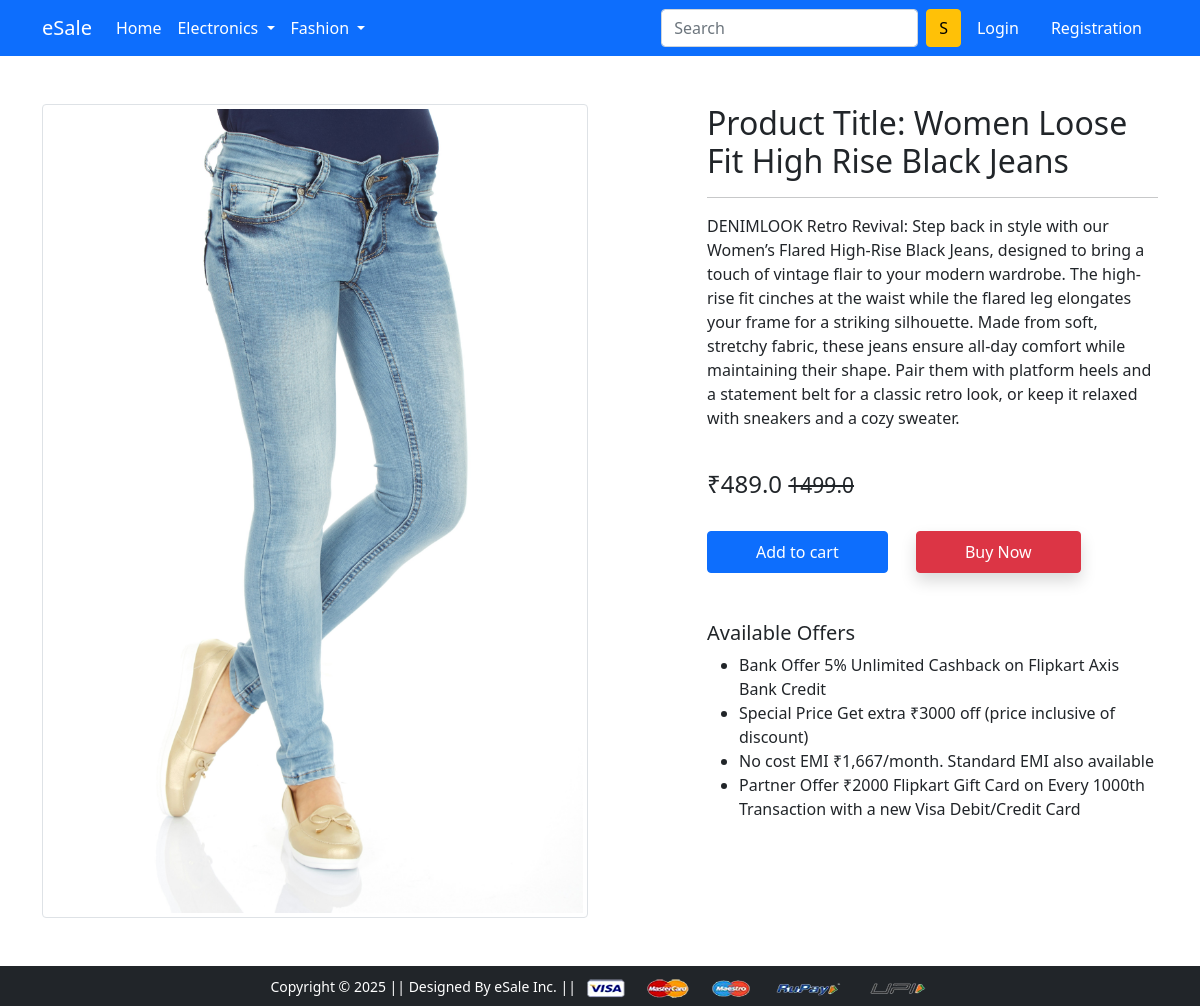
Screenshot of /product-details/1/ with the database file from the repository.
### app/models.py (models this page shows, shortened)
class Product(models.Model):
  title = models.CharField(max_length=100)
  selling_price = models.FloatField()
  discounted_price = models.FloatField()
  description = models.TextField()
  brand = models.CharField(max_length=100)
  category = models.CharField( choices=CATEGORY_CHOICES, max_length=2)
  product_image = models.ImageField(upload_to='product_images')

### app/views.py (the view)
# urls.py: path('product-details/<int:pk>/', ProductDetailsView.as_view()),
class ProductDetailsView(View):
    def get(self, request, pk):
        product = Product.objects.get(pk=pk)
        return render(request, 'product_details.html', {'product':product})

### app/templates/product_details.html (shortened to what this page needs)
{% extends 'base.html' %}
{% load static %}
{% block main-content %}
<div class="container my-5">
    <div class="row">
        <div class="col-sm-6 text-center align-self-center">
            <img src="{{product.product_image.url}}" alt="" class="img-fluid img-thumbnail">
        </div>
        <div class="col-sm-5 offset-sm-1">
            <h2>Product Title: {{product.title}}</h2>
            <hr>
            <p>{{product.description}}</p>
            <br>
            <h4>₹{{product.discounted_price}} <small class="fw-light text-decoration-line-through">{{product.selling_price}}</small></h4>
            <br>
            <form action="/add-to-cart/" class="d-inline">
                <button type="submit" class="btn btn-primary px-5 py-2">Add to cart</button>
            </form>
			<form action="/buy/" class="d-inline">
                <button type="submit" class="btn btn-danger shadow px-5 py-2 ms-4">Buy Now</button>
            </form>
			<h5 class="mt-5">Available Offers</h5>
            <ul>
                <li>Bank Offer 5% Unlimited Cashback on Flipkart Axis Bank Credit</li>
                <li>Special Price Get extra ₹3000 off (price inclusive of discount)</li>
                <li>No cost EMI ₹1,667/month. Standard EMI also available</li>
                <li>Partner Offer ₹2000 Flipkart Gift Card on Every 1000th Transaction with a new Visa Debit/Credit Card</li>
            </ul>
        </div>
    </div>
</div>
{% endblock main-content %}

### rows the page displays
Product: product_image (picture), title "Women Loose Fit High Rise Black Jeans", description "DENIMLOOK Retro Revival: Step back in style with our Women’s Flared High-Rise Black Jeans, designed to bring a touch of vintage flair to your modern wardrobe. The high-rise fit cinches at the waist while the flared leg elongates your frame for a striking silhouette. Made from soft, stretchy fabric, these jeans ensure all-day comfort while maintaining their shape. Pair them with platform heels and a statement belt for a classic retro look, or keep it relaxed with sneakers and a cozy sweater.", discounted_price "489.0", selling_price "1499.0"
